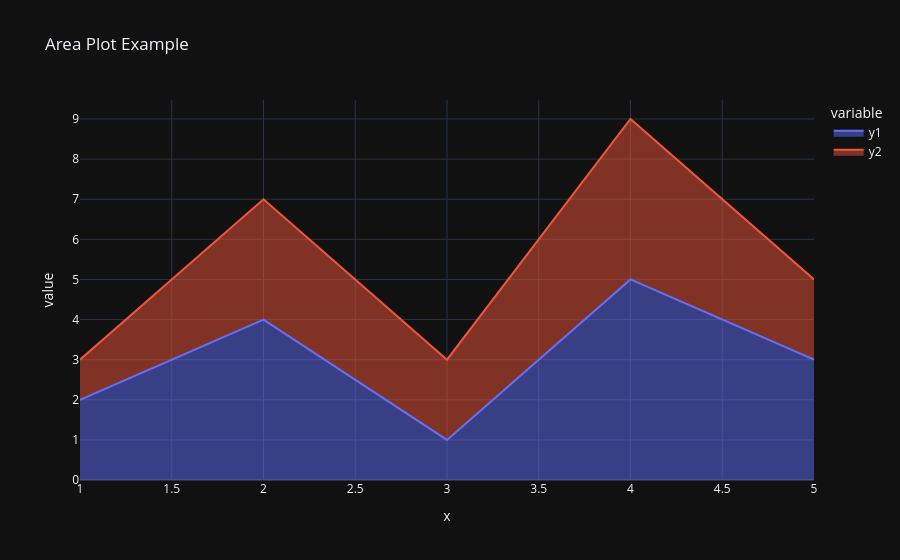

Source (notebook cell):
### Code cell
import plotly.express as px
import pandas as pd

# Create Sample Data
data = pd.DataFrame({
    'x' : [1, 2, 3, 4, 5],
    'y1' : [2, 4, 1, 5, 3],
    'y2' : [1, 3, 2, 4, 2] 
})

# Create Area Plot
fig = px.area(data, x='x', y=['y1', 'y2'], title='Area Plot Example', template = 'plotly_dark')

# Show Plot
fig.show()

### Figure 1 — Plotly figure (JSON) as saved in the notebook; plotly's stock layout.template omitted (floating-point values rounded to 4 significant figures)
{"data": [{"fillpattern": {"shape": ""}, "hovertemplate": "variable=y1<br>x=%{x}<br>value=%{y}<extra></extra>", "legendgroup": "y1", "line": {"color": "#636efa"}, "marker": {"symbol": "circle"}, "mode": "lines", "name": "y1", "orientation": "v", "showlegend": true, "stackgroup": "1", "type": "scatter", "x": [1, 2, 3, 4, 5], "xaxis": "x", "y": [2, 4, 1, 5, 3], "yaxis": "y"}, {"fillpattern": {"shape": ""}, "hovertemplate": "variable=y2<br>x=%{x}<br>value=%{y}<extra></extra>", "legendgroup": "y2", "line": {"color": "#EF553B"}, "marker": {"symbol": "circle"}, "mode": "lines", "name": "y2", "orientation": "v", "showlegend": true, "stackgroup": "1", "type": "scatter", "x": [1, 2, 3, 4, 5], "xaxis": "x", "y": [1, 3, 2, 4, 2], "yaxis": "y"}], "layout": {"legend": {"title": {"text": "variable"}, "tracegroupgap": 0}, "title": {"text": "Area Plot Example"}, "xaxis": {"anchor": "y", "domain": [0, 1], "title": {"text": "x"}}, "yaxis": {"anchor": "x", "domain": [0, 1], "title": {"text": "value"}}}}
